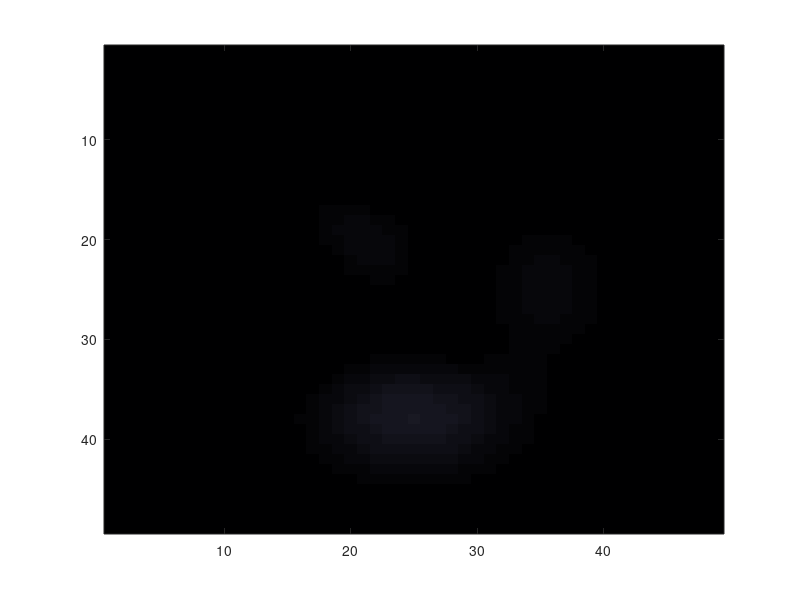

Source code (MATLAB):
function result = test_colormap_001
result = false;
a = figure;
image(peaks);
colormap bone
drawnow
close(a);
result = true;
